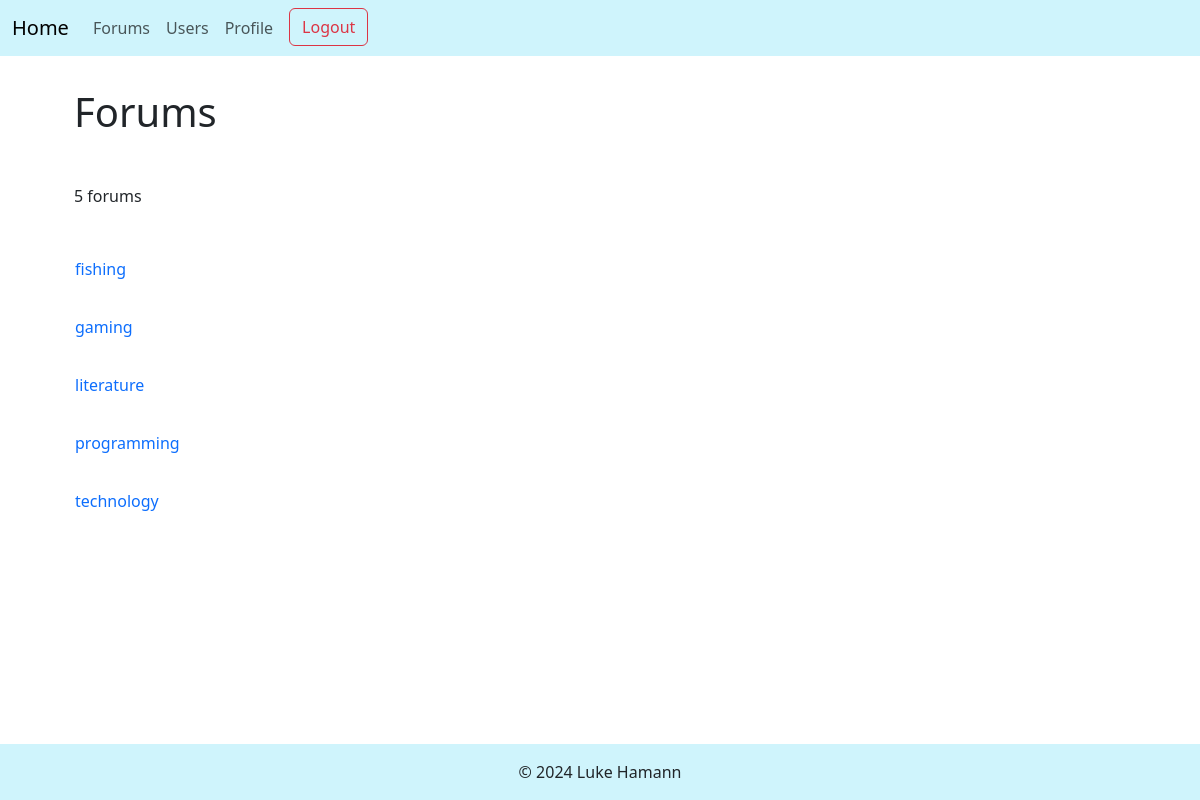
Page /?action=forums on the committed database.
### tables this page shows
CREATE TABLE Forums (
    id int NOT NULL AUTO_INCREMENT,
    name varchar(64) NOT NULL,
    PRIMARY KEY (id),
    UNIQUE (name)
);

### index.php (called while the page is built, shortened)
<?php
require_once('models/entities/forum.php');
require_once('models/databases/_database.php');
require_once('models/databases/forumDB.php');
require_once('models/databases/userDB.php');
$currentUser = UserDB::getUser($_SESSION['userId']);
require('./controllers/homeController.php');
?>

### models/databases/_database.php (called while the page is built, shortened)
<?php
class Database {
    private static $dsn = 'mysql:host=localhost;dbname=forumSite';
    private static $username = 'forumSite';
    private static $password = 'password';
    private static $db;
    public static function getDB() {
        if (isset(self::$db)) return self::$db;
        try {
            self::$db = new PDO(self::$dsn, self::$username, self::$password);
        } catch (PDOException $e) {
            throw new Exception('Database connection error');
        }
        return self::$db;
    }
    public static function execute(string $query, array $bindings = []) {
        $db = self::getDB();
        $statement = $db->prepare($query);
        foreach ($bindings as $key => $value) {
            $statement->bindValue($key, $value);
        }
        $statement->execute();
        $rows = $statement->fetchAll();
        return $rows;
    }
}
?>

### models/databases/forumDB.php (called while the page is built, shortened)
<?php
class ForumDB {
    private static function convertRowToForum($row) {
        return new Forum($row['id'], $row['name'], []);
    }
    public static function getForums() {
        $query = self::BASE_QUERY . 'ORDER BY name';
        $rows = Database::execute($query);
        $forums = [];
        foreach ($rows as $row) {
            $forums[] = self::convertRowToForum($row);
        }
        return $forums;
    }
}
?>

### models/databases/userDB.php (called while the page is built, shortened)
<?php
class UserDB {
    public static function getUser(int $id) {
        $query = self::BASE_QUERY . 'WHERE id = :id';
        $rows = Database::execute($query, [':id' => $id]);
        if (count($rows) == 0) return false;
        return self::convertRowToUser($rows[0]);
    }
}
?>

### models/viewModels/forumsViewModel.php (called while the page is built, shortened)
<?php
class ForumsViewModel {
    function __construct($forums, $currentUser) {
        $this->forums = $forums;
    }
}
?>

### models/entities/forum.php (called while the page is built, shortened)
<?php
class Forum {
    public function __construct($id, $name, $posts) {
        $this->id = $id;
        $this->name = $name;
    }
}
?>

### views/home/forums.php (the view, shortened to what this page needs)
<?php include('./views/shared/header.php'); ?>
<div class="container">
    <h1 class="p-3 m-3">Forums</h1>
    <?php if (count($model->forums) == 0) : ?>
        <p class="p-3 m-3">
            No forums.
        </p>
    <?php else : ?>
        <p class="p-3 m-3">
            <?php echo count($model->forums); ?> forum<?php echo (count($model->forums) == 1 ? '' : 's'); ?>
        </p>
        <table class="m-3">
            <tbody>
                <?php foreach ($model->forums as $forum) : ?>
                    <tr>
                        <td>
                            <a href="?action=forum&id=<?php echo $forum->id; ?>" class="d-block m-3 text-decoration-none"><?php echo htmlspecialchars($forum->name); ?></a>
                        </td>
                    </tr>
                <?php endforeach; ?>
            </tbody>
        </table>
    <?php endif; ?>
</div>
<?php include('./views/shared/footer.php'); ?>

### css/main.css (style rules this page uses)
body { display: flex; flex-direction: column; min-height: 100vh; overflow-x: hidden; }

### rows in the picture
forums: name "fishing"
forums: name "gaming"
forums: name "literature"
forums: name "programming"
forums: name "technology"

### other values in the picture
count($model->forums) "5"
